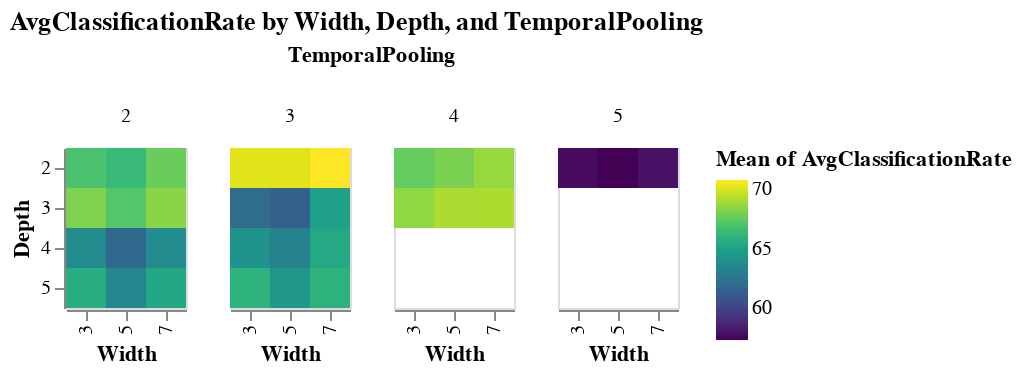

Write notebook code for a chart like this one.
### Code cell
chart = alt.Chart(df).mark_rect().encode(
    x=alt.X('Width:O'),
    y=alt.Y('Depth:O'),
    color=alt.Color('mean(AvgClassificationRate):Q', scale=alt.Scale(scheme='viridis')),
    tooltip=['Width', 'Depth', 'TemporalPooling', 'mean(AvgClassificationRate)']
).facet(
    column='TemporalPooling:N'
).properties(
    title='AvgClassificationRate by Width, Depth, and TemporalPooling'
)

chart

### Figure 1 — Vega-Lite specification as saved in the notebook (floating-point values rounded to 4 significant figures; data arrays with more than 128 entries replaced by an {"elided": "..."} marker saying what was removed)
{"config": {"view": {"continuousWidth": 300, "continuousHeight": 300}}, "data": {"name": "data-7fa984a1a1fab2569f735dde080d4541"}, "facet": {"column": {"field": "TemporalPooling", "type": "nominal"}}, "spec": {"mark": {"type": "rect"}, "encoding": {"color": {"aggregate": "mean", "field": "AvgClassificationRate", "scale": {"scheme": "viridis"}, "type": "quantitative"}, "tooltip": [{"field": "Width", "type": "quantitative"}, {"field": "Depth", "type": "quantitative"}, {"field": "TemporalPooling", "type": "quantitative"}, {"aggregate": "mean", "field": "AvgClassificationRate", "type": "quantitative"}], "x": {"field": "Width", "type": "ordinal"}, "y": {"field": "Depth", "type": "ordinal"}}}, "title": "AvgClassificationRate by Width, Depth, and TemporalPooling", "$schema": "https://vega.github.io/schema/vega-lite/v5.20.1.json", "datasets": {"data-7fa984a1a1fab2569f735dde080d4541": {"elided": "297 records"}}}
